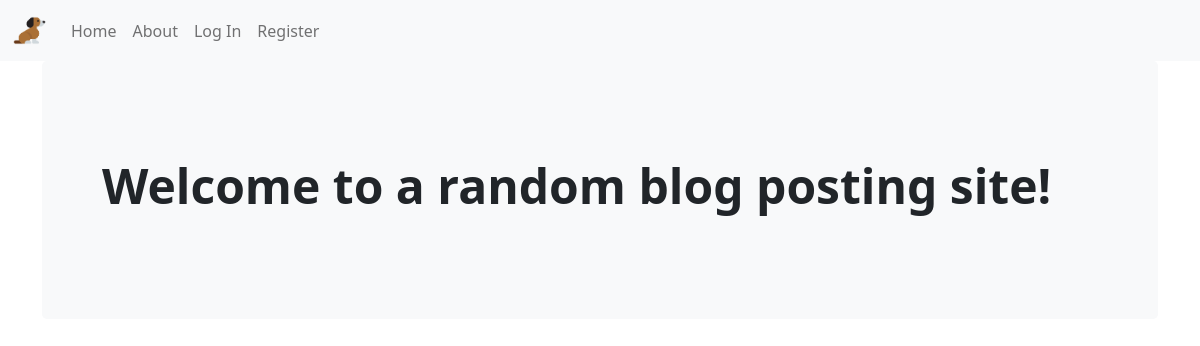
Before: / with the older database file.
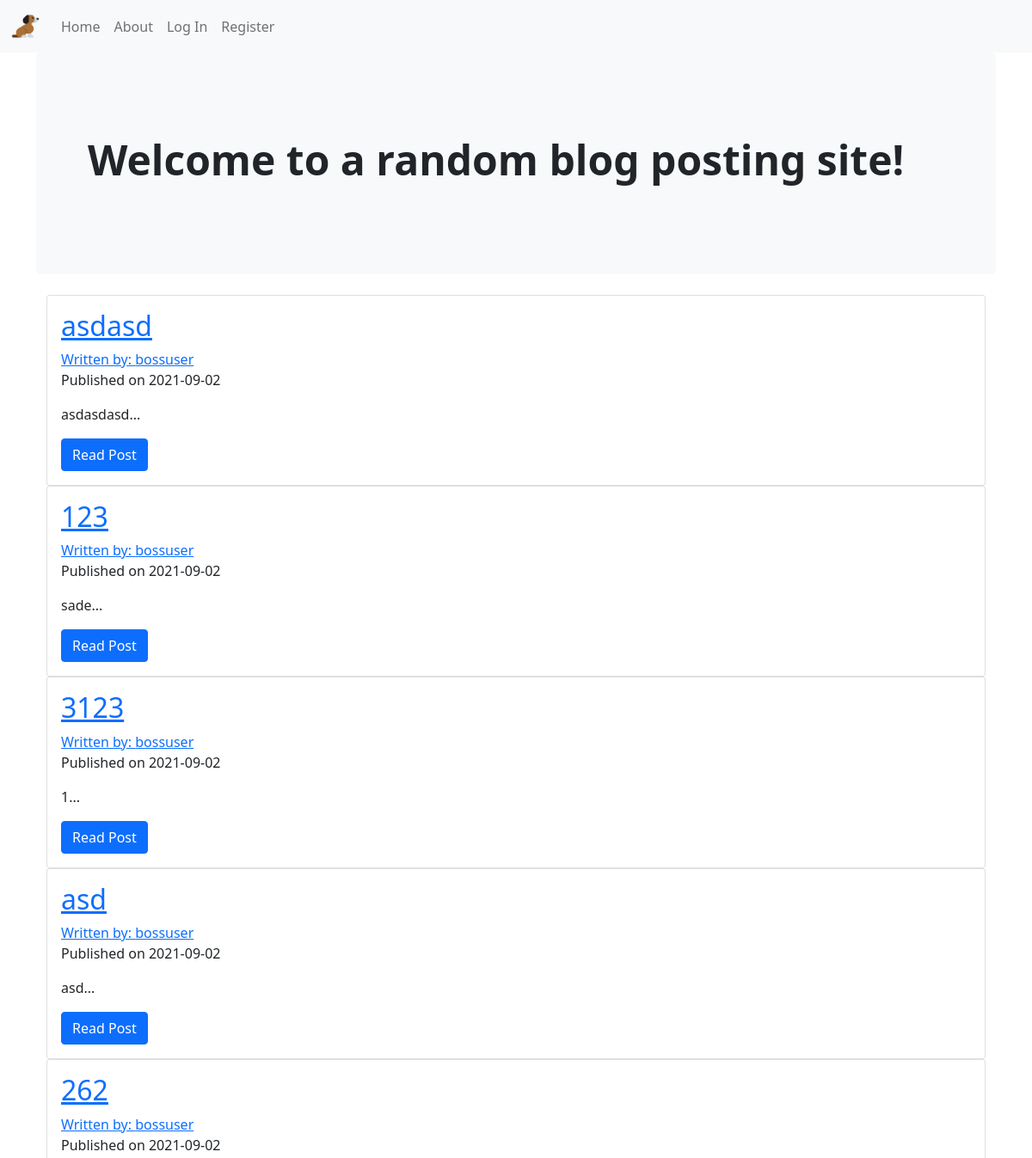
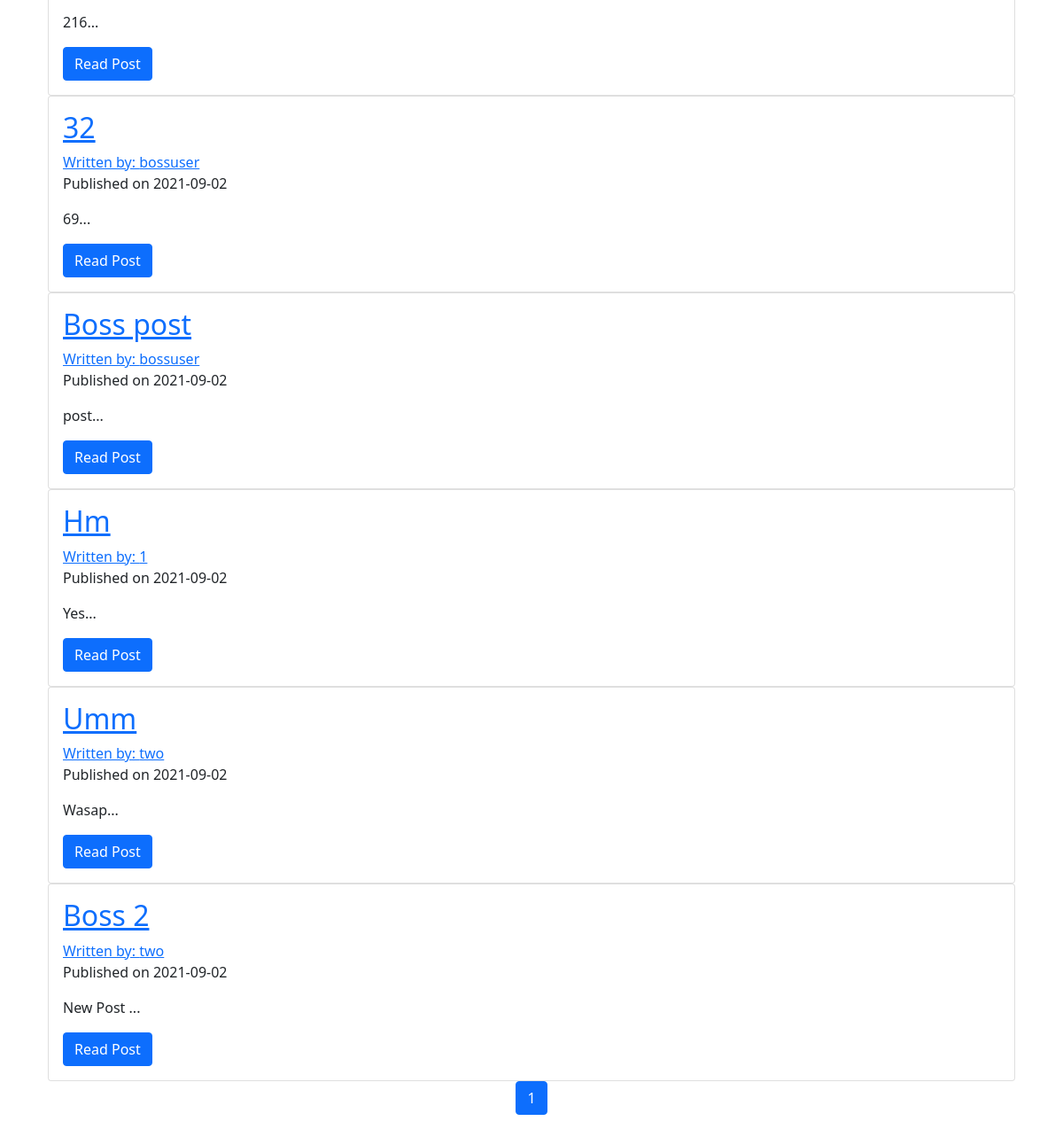
After: the same page with the newer database file (2 pictures, top to bottom).
### blog/models.py (models this page shows, shortened)
class BlogPost(db.Model):
    users = db.relationship(User)
    id = db.Column(db.Integer, primary_key=True)
    user_id = db.Column(db.Integer, db.ForeignKey("users.id"), nullable=False)
    date = db.Column(db.DateTime, nullable=False, default=datetime.utcnow)
    title = db.Column(db.String(140), nullable=False)
    text = db.Column(db.Text, nullable=False)

class User(db.Model, UserMixin):
    __tablename__ = "users"
    id = db.Column(db.Integer, primary_key=True)
    profile_image = db.Column(
        db.String(64), nullable=False, default="default_profile.png"
    )
    email = db.Column(db.String(64), unique=True, index=True)
    username = db.Column(db.String(64), unique=True, index=True)
    password_hash = db.Column(db.String(128))
    posts = db.relationship("BlogPost", backref="author", lazy=True)

### blog/core/views.py (the view)
@core.route("/")
def index():
    page = request.args.get("page", 1, type=int)
    blog_posts = BlogPost.query.order_by(BlogPost.date.desc()).paginate(
        page=page, per_page=10
    )
    return render_template("index.html", blog_posts=blog_posts)

### blog/templates/index.html
{% extends 'base.html' %}
{% block content %}
<div class="p-5 mb-4 bg-light rounded-3">
    <div class="container-fluid py-5">
        <h1 class="display-5 fw-bold">Welcome to a random blog posting site!</h1>
    </div>
</div>
<div class="container">
    {% for post in blog_posts.items %}
    <div class="card">
        <div class="card-body">
            <h2>
                <a href="{{url_for('blog_posts.blog_post',blog_post_id=post.id)}}" class="card-title">{{post.title}}</a>
            </h2>
            <a href="{{url_for('users.user_posts',username=post.author.username)}}">Written by:
                {{post.author.username}}</a>
            <p>Published on {{post.date.strftime("%Y-%m-%d")}}</p>
            <p class="card-text">{{ post.text[:100] }}...</p>
            <a href="{{url_for('blog_posts.blog_post',blog_post_id=post.id)}}" class="btn btn-primary">Read Post</a>
        </div>
    </div>
    {% endfor %}
    <nav aria-label="Page navigation example">
        <ul class="pagination justify-content-center">
            {% for page_num in blog_posts.iter_pages(left_edge=1, right_edge=1, left_current=1,right_current=2) %}
            {% if blog_posts.page == page_num %}
            <li class="page-item active">
                <a href="#" class="page-link">{{page_num}}</a>
            </li>
            {% else %}
            <li class="page-item">
                <a href="{{url_for('core.index', page=page_num)}}" class="page-link">{{page_num}}</a>
            </li>
            {% endif %}
            {% endfor %}
        </ul>
    </nav>
</div>
{% endblock %}

### blog/templates/base.html (shortened to what this page needs)
<!DOCTYPE html>
<html lang="en">
<head>
  <link href="https://cdn.jsdelivr.net/npm/bootstrap@5.1.0/dist/css/bootstrap.min.css" rel="stylesheet"
>
</head>
<body>
  <nav class="navbar navbar-expand-lg navbar-light bg-light">
    <div class="container-fluid">
      <a class="navbar-brand" href="#">
        <img src="../static/pupper.png" alt="##" width="35" height="35">
      </a>
      <div class="collapse navbar-collapse" id="navbarNav">
        <ul class="navbar-nav">
          <li class="nav-item">
            <a class="nav-link" href="{{url_for('core.index')}}">Home</a>
          </li>
          <li class="nav-item">
            <a class="nav-link" href="{{url_for('core.info')}}">About</a>
          </li>
          {% if current_user.is_authenticated %}
          <li class="nav-item">
            <a class="nav-link" href="{{url_for('users.account')}}">Account</a>
          </li>
          <li class="nav-item">
            <a class="nav-link" href="{{url_for('blog_posts.create_post')}}">Create Post</a>
          </li>
          <li class="nav-item">
            <a class="nav-link" href="{{url_for('users.logout')}}">Log Out</a>
          </li>
          {% else %}
          <li class="nav-item">
            <a class="nav-link" href="{{url_for('users.login')}}">Log In</a>
          </li>
          <li class="nav-item">
            <a class="nav-link" href="{{url_for('users.register')}}">Register</a>
          </li>
          {% endif %}
        </ul>
      </div>
    </div>
  </nav>
  <div class='container'>
    {% block content %}
    {% endblock %}
  </div>
</body>
</html>

Changed rows visible on the page:
added BlogPost: title "asdasd", author.username "bossuser", date "2021-09-02", text "asdasdasd"
added BlogPost: title "123", author.username "bossuser", date "2021-09-02", text "sade"
added BlogPost: title "3123", author.username "bossuser", date "2021-09-02", text "1"
added BlogPost: title "asd", author.username "bossuser", date "2021-09-02", text "asd"
added BlogPost: title "262", author.username "bossuser", date "2021-09-02", text "216"
added BlogPost: title "32", author.username "bossuser", date "2021-09-02", text "69"
added BlogPost: title "Boss post", author.username "bossuser", date "2021-09-02", text "post"
added BlogPost: title "Hm", author.username "1", date "2021-09-02", text "Yes"
added BlogPost: title "Umm", author.username "two", date "2021-09-02", text "Wasap"
added BlogPost: title "Boss 2", author.username "two", date "2021-09-02", text "New Post"
Other visible differences:
new list line: "1"
